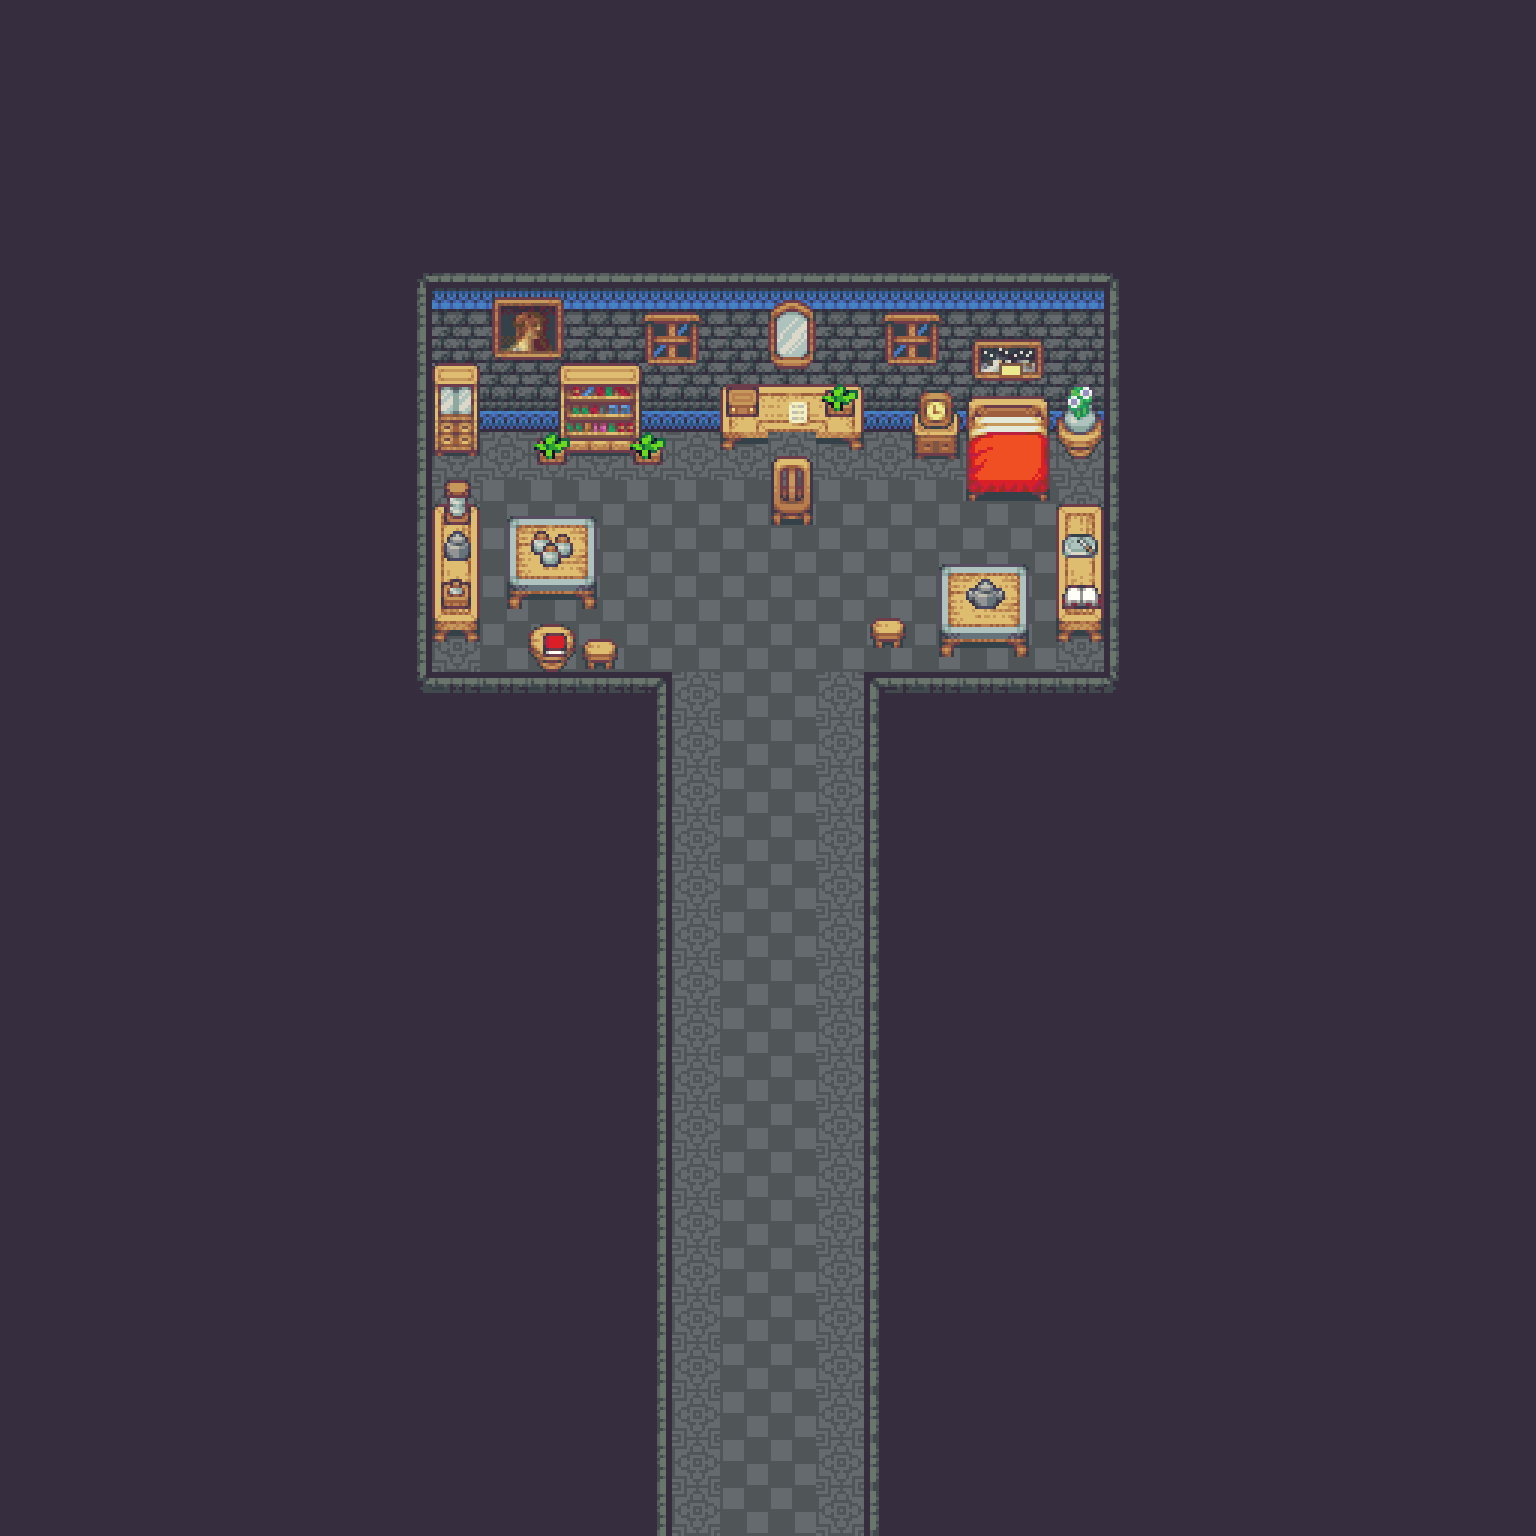

The image is a tile-based game level rendered from a .tmx file. Its description and source (layers, tilesets, objects; grid data summarised) follow:
An orthogonal 32x32 tile map with 48x48 px tiles, 4 tile layers (Floor, Furnishing, Decor, Ceiling), 3 tilesets.

<map version="1.5" tiledversion="1.7.2" orientation="orthogonal" renderorder="right-down" width="32" height="32" tilewidth="48" tileheight="48" infinite="0" nextlayerid="7" nextobjectid="3">
 <tileset firstgid="1" source="Castle.tsx" />
 <tileset firstgid="1480" source="CastleInterior.tsx" />
 <tileset firstgid="3160" source="CastleObjects.tsx" />
 <layer id="2" name="Floor" width="32" height="32">
  <data>[1024 cells, 1024 non-empty, 2 distinct tile ids]</data>
 </layer>
 <layer id="1" name="Furnishing" width="32" height="32">
  <data>[1024 cells, 926 non-empty, 48 distinct tile ids]</data>
 </layer>
 <layer id="6" name="Decor" width="32" height="32">
  <data>[1024 cells, 37 non-empty, 31 distinct tile ids]</data>
 </layer>
 <layer id="5" name="Ceiling" width="32" height="32">
  <data>[1024 cells, 6 non-empty, 6 distinct tile ids]</data>
 </layer>
 <objectgroup id="3" name="Props" />
</map>
